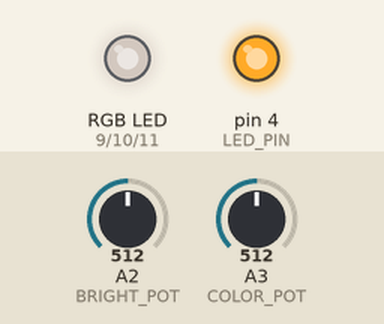
Simulated run of this sketch. Board: Arduino Uno, built with avr-gcc and run on an emulated ATmega328P. Parts: an RGB LED mixed from three pins (HIGH = lit), output pins drawn as LEDs (lit = HIGH). The test bench sets the inputs (shaded band); at power-on: A3 (COLOR_POT) = 512, A2 (BRIGHT_POT) = 512. Dim RGB values are drawn brighter than linear; random numbers use the default seed unless the sketch sets one.

Above: at 1.2 s.
1.3 s: A3 (COLOR_POT) set to 0
4.3 s: A2 (BRIGHT_POT) set to 9
At 5.7 s:
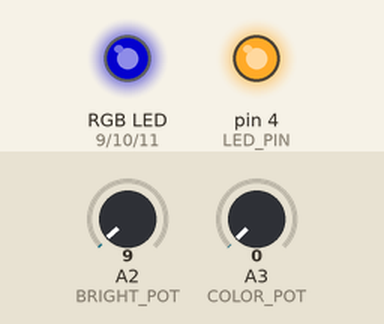
6.0 s: A2 (BRIGHT_POT) set to 22
At 7.2 s:
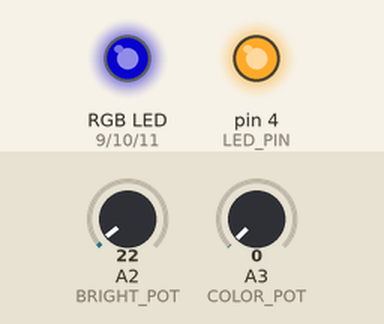
7.5 s: A2 (BRIGHT_POT) set to 27
At 7.87 s:
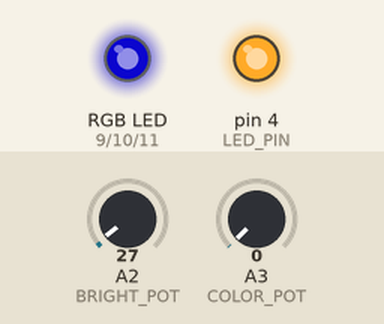
10.5 s: A3 (COLOR_POT) set to 3
13.5 s: A3 (COLOR_POT) set to 6
At 13.9 s:
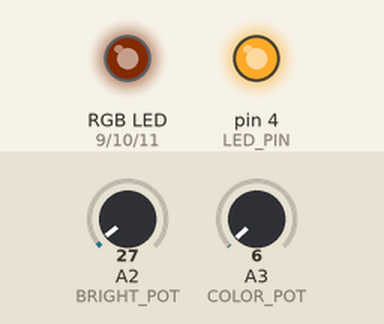
Timing chart, 0 to 16.0 s (numbered marks = the images above; inputs shaded):
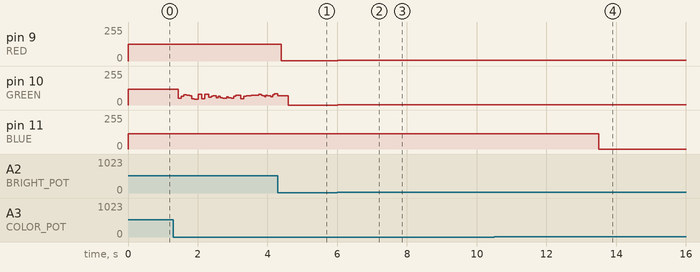

Measured:
- the behaviour switches between 4 and 5 on A3 (COLOR_POT) (found by bisection; images 3 and 4)
- after the input at 4.3 s, pin 9 (RED): 127/255 → 2/255 after 0.09 s
- after the input at 6.0 s, pin 9 (RED): 2/255 → 5/255 at once; pin 10 (GREEN): 0/255 → 1/255 at once
- after the input at 7.5 s, pin 9 (RED): 5/255 → 6/255 at once
- after the input at 13.5 s, pin 11 (BLUE): 115/255 → 0/255 at once

The sketch:

pot_color_and_brightness.ino
```cpp
#define RED 9 // white wire
#define BLUE 11 // purple wire
#define GREEN 10 // gray wire
#define MAX_BRIGHT 255
#define COLOR_POT A3 // pin for potentiometer controlling color temp (red wire)
#define BRIGHT_POT A2 // pin for potentiometer controlling brightness (brown wire)
#define LED_PIN 4 // pin for transistor controlling power to LED driver

// pwm output levels for red, blue, and green
uint8_t redLevel, blueLevel, greenLevel;

// analog readings from the color and brightness potentiometer
int colorPotLevel, brightPotLevel;

void setup() {
  for (int i = 9; i < 12; i++){
    pinMode(i, OUTPUT);
  }
  Serial.begin(9600);
  pinMode(LED_PIN, OUTPUT);
  digitalWrite(LED_PIN, HIGH);
}

void loop() {
  colorPotLevel = analogRead(COLOR_POT);
  brightPotLevel = map(analogRead(BRIGHT_POT), 0, 1023, 0, 255);
  if (colorPotLevel < 5){
    candleFlame();
  } else {
    adjustColor();
  }
}

// change color levels
void adjustColor() {
  unsigned int colorTemp = map(colorPotLevel, 0, 1023, 1700, 10000); // map potentiometer reading to color temp range
  // calculate RGB levels (0-255) from given color temperature
  calculateRGB(colorTemp);
  // adjust brightness by scaling RGB levels to brightPotLevel
  redLevel = map(redLevel, 0, 255, 0, brightPotLevel);
  blueLevel = map(blueLevel, 0, 255, 0, brightPotLevel);
  greenLevel = map(greenLevel, 0, 255, 0, brightPotLevel);
  analogWrite(BLUE, blueLevel);
  analogWrite(RED, redLevel);
  analogWrite(GREEN, greenLevel);
}

// creates a candle flame effect by holding the red level
// constant and randomly varying the green level
void candleFlame() {
  analogWrite(RED, brightPotLevel);
  uint8_t lastGreen = greenLevel;
  greenLevel = random(brightPotLevel/3) + (brightPotLevel/3);
  // delay longer if brightness is lower and shorter if
  // brightness is higher
  int delayTime = (355 - brightPotLevel) / 100;
  // fade to new green level
  while (lastGreen != greenLevel) {
    if (lastGreen < greenLevel) lastGreen++;
    else if (lastGreen > greenLevel) lastGreen--;
    analogWrite(GREEN, lastGreen);
    delay(delayTime);
  }
  delay(random(100));
}

// calculate new RGB values from given color temperature
// RGB values are unsigned 8 bit ints (0 - 255)
void calculateRGB(unsigned int colorTemp) {
  // calculate red value
  colorTemp /= 100;
  double red;
  if (colorTemp <= 66) {
    redLevel = 255;
  } else {
    red = colorTemp - 60;
    redLevel = 329.698727446 * pow(red, -0.1332047592);
    if (redLevel < 0) redLevel = 0;
    if (redLevel > 255) redLevel = 0;
  }
  // calculate green value
  double green;
  if (colorTemp <= 66) {
    green = colorTemp;
    greenLevel = 99.4708025861 * log(green) - 161.1195681661;
    if (greenLevel < 0) greenLevel = 0;
    if (greenLevel > 255) greenLevel = 255;
  } else {
    green = colorTemp - 60;
    greenLevel = 288.1221695283 * pow(green, -0.0755148492);
    if (greenLevel < 0) greenLevel = 0;
    if (greenLevel > 255) greenLevel = 255;
  }
  // calculate blue value
  double blue;
  if (colorTemp >= 66) {
    blueLevel = 255;
  } else if (colorTemp <= 19){
    blueLevel = 0;
  } else {
    blue = colorTemp - 10;
    blueLevel = 138.5177312231 * log(blue) - 305.0447927307;
    if (blueLevel < 0) blueLevel = 0;
    if (blueLevel > 255) blueLevel = 255;
  }
}
```
